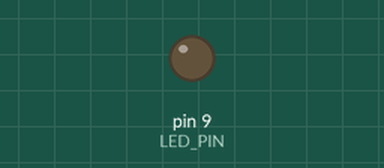
A sketch run on a simulated Arduino Uno, built with avr-gcc and run on an emulated ATmega328P. On the bench: output pins drawn as LEDs (lit = HIGH). What the sketch prints to the serial monitor is not drawn.

Above: at 0.05 s.
At 0.8 s:
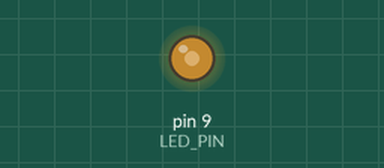
At 1.6 s:
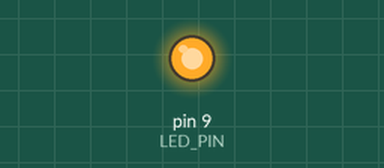
At 2.85 s:
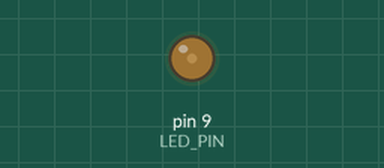
Timing chart, 0 to 7.2 s (numbered marks = the images above):
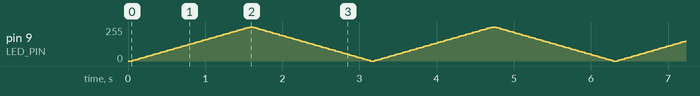

The sketch:

02_led_pwm.ino
```cpp
/*
 * 第一組：光線控制組
 * 範例 2：PWM 控制 LED 亮度（呼吸燈效果）
 *
 * 學習重點：
 * - analogWrite() PWM 輸出
 * - PWM 範圍：0-255
 * - for 迴圈控制
 */

#define LED_PIN 9  // LED 接在 D9 腳位（PWM 腳位）

void setup() {
  pinMode(LED_PIN, OUTPUT);

  Serial.begin(9600);
  Serial.println("PWM 呼吸燈程式啟動");
  Serial.println("PWM 範圍: 0 (全暗) ~ 255 (全亮)");
}

void loop() {
  // 漸亮：0 -> 255
  Serial.println("漸亮中...");
  for (int brightness = 0; brightness <= 255; brightness += 5) {
    analogWrite(LED_PIN, brightness);
    Serial.print("亮度: ");
    Serial.println(brightness);
    delay(30);
  }

  // 漸暗：255 -> 0
  Serial.println("漸暗中...");
  for (int brightness = 255; brightness >= 0; brightness -= 5) {
    analogWrite(LED_PIN, brightness);
    Serial.print("亮度: ");
    Serial.println(brightness);
    delay(30);
  }
}

/*
 * 知識補充：
 * PWM (Pulse Width Modulation) 脈衝寬度調變
 *
 * - Arduino 的 PWM 頻率約為 490Hz（腳位 5, 6 約 980Hz）
 * - 透過調整 duty cycle（工作週期）來模擬類比輸出
 * - 0 = 0% duty cycle = 0V
 * - 255 = 100% duty cycle = 5V
 * - 127 = 50% duty cycle ≈ 2.5V
 *
 * 練習題：
 * 1. 修改 delay 時間，改變呼吸速度
 * 2. 修改步進值（+= 5），改變呼吸細膩度
 * 3. 嘗試只使用一半亮度（0-127）
 */
```
